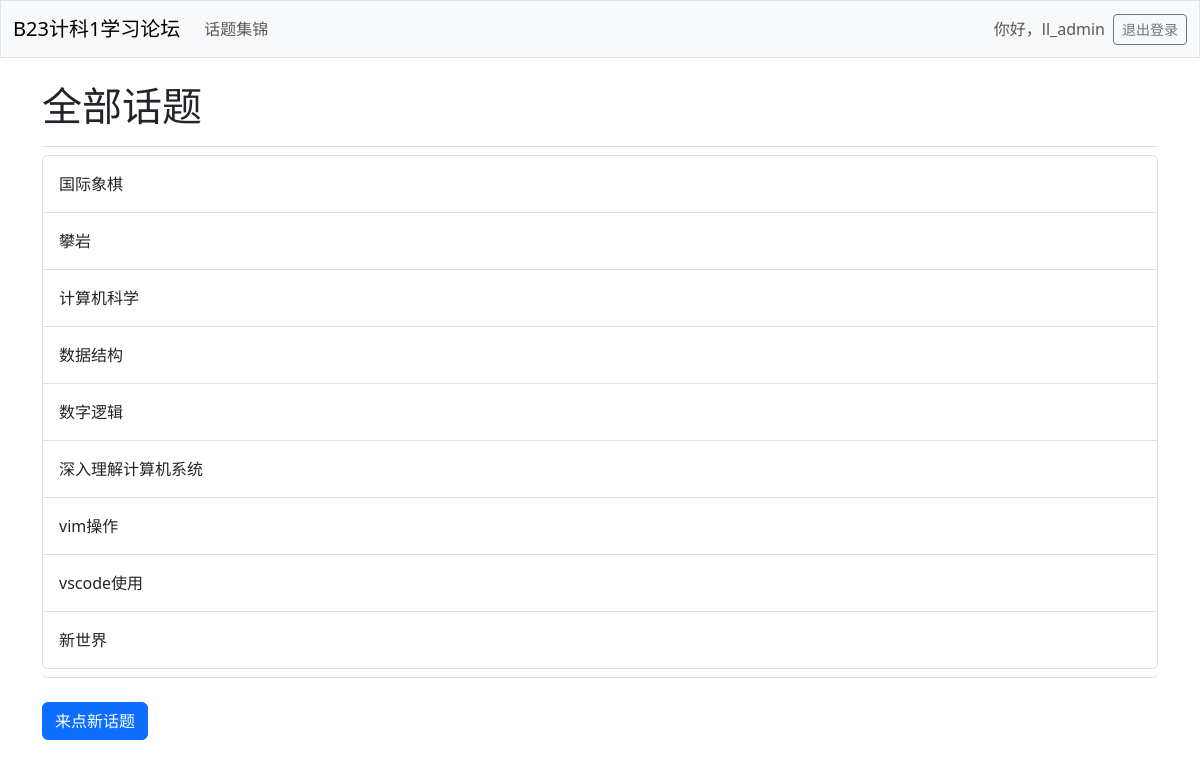
The app's page /topics/ (signed in) with its own data.
### learning_logs/models.py (models this page shows, shortened)
class Topic(models.Model): # Model是Django基本类
    text = models.CharField(max_length=200)
    date_added = models.DateTimeField(auto_now_add=True)
    owner = models.ForeignKey(User, on_delete=models.CASCADE)

### learning_logs/views.py (the view)
# urls.py: path('topics/', views.topics, name='topics'),
@login_required # 限制访问，只有登陆用户才能访问topic
def topics(request):
    topics = Topic.objects.order_by('date_added')
    context = {'topics': topics} # 传递给模板的数据
    return render(request, 'learning_logs/topics.html', context)

### learning_logs/templates/learning_logs/topics.html
{% extends 'learning_logs/base.html' %}
{% block page_header %}
  <h1>全部话题</h1>
{% endblock page_header %}
{% block content %}
    <ul class="list-group border-bottom pb-2 mb-4">
        {% for topic in topics %}
            <a class="list-group-item list-group-item-action d-flex gap-3 py-3" href="{% url 'learning_logs:topic' topic.id %}">
              {{ topic.text }}
            </a>
        {% empty %}
          <li class="list-group-item broder-0">还没有创建话题哟~</li>
        {% endfor %}
    </ul>
    <a class="btn btn-primary" href="{% url 'learning_logs:new_topic' %}">来点新话题</a>
{% endblock content %}

### learning_logs/templates/learning_logs/base.html (shortened to what this page needs)
<!doctype html>
<html lang="zh">
  <head>
    {% load django_bootstrap5 %}
    {% bootstrap_css %}
  </head>
  <body>
    <nav class="navbar navbar-expand-md navbar-light bg-light mb-4 border">
      <div class="container-fluid">
        <a class="navbar-brand" href="{% url 'learning_logs:index' %}">
          B23计科1学习论坛
        </a>
        <div class="collapse navbar-collapse" id="navbarCollapse">
          <ul class="navbar-nav me-auto mb-2 mb-md-0">
             <li class="nav-item">
                <a class="nav-link" href="{% url 'learning_logs:topics' %}">
                  话题集锦
                </a>
              </li>
          </ul>
          <ul class="navbar-nav ms-auto mb-2 mb-md-0">
            {% if user.is_authenticated %}
              <li class="nav-item">
                <span class="navbar-text me-2">
                  你好，{{ user.username }}
                </span>
              </li>
            {% endif %}
          </ul>
          {% if user.is_authenticated %}
            <form action="{% url 'accounts:logout' %}" method="post">
              <button name="submit" class="btn btn-outline-secondary btn-sm">
                退出登录
              </button>
            </form>
          {% endif %}
        </div>
      </div>
    </nav>
    <main class="container">
      <div class="pb-2 mb-2 border-bottom">
        {% block page_header %}{% endblock page_header %}
      </div>
      <div>
        {% block content %}{% endblock content %}
      </div>
    </main>
  </body>
</html>

### records on screen
Topic: text "国际象棋"
Topic: text "攀岩"
Topic: text "计算机科学"
Topic: text "数据结构"
Topic: text "数字逻辑"
Topic: text "深入理解计算机系统"
Topic: text "vim操作"
Topic: text "vscode使用"
Topic: text "新世界"

### other values on screen
{{ user.username }} "ll_admin"
